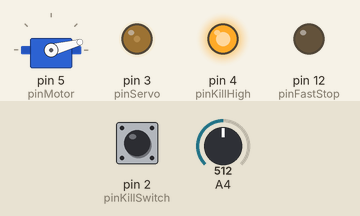
The sketch below on a simulated Arduino Uno, built with avr-gcc and run on an emulated ATmega328P. Parts: servo, output pins drawn as LEDs (lit = HIGH). Wiring (inferred from the names in the program): servo: signal pin 5. The test bench sets the inputs (shaded band); at power-on: pin 2 (pinKillSwitch) HIGH, A4 = 512. Servo pulses on a pin are drawn as a servo (544–2400 µs = 0–180°); pins used as bus, display or sensor lines are not drawn; what the sketch prints to the serial monitor is not drawn.

Above: at 1.2 s.
1.3 s: pin 2 (pinKillSwitch) pulled LOW for 0.15 s
At 1.9 s:
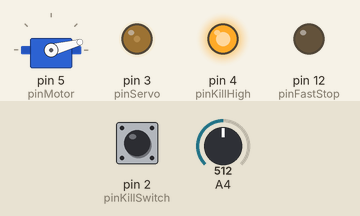
4.3 s: A4 set to 629
7.3 s: A4 set to 661
8.8 s: A4 set to 511
11.8 s: pin 2 (pinKillSwitch) pulled LOW for 1 s
At 14.0 s:
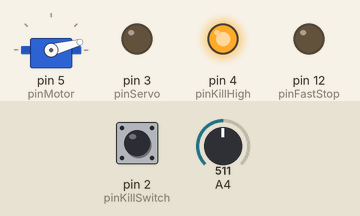
15.8 s: A4 set to 1010
At 18.8 s:
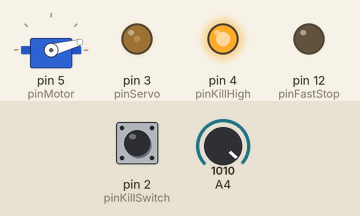
Timing chart, 0 to 19.8 s (numbered marks = the images above; inputs shaded):
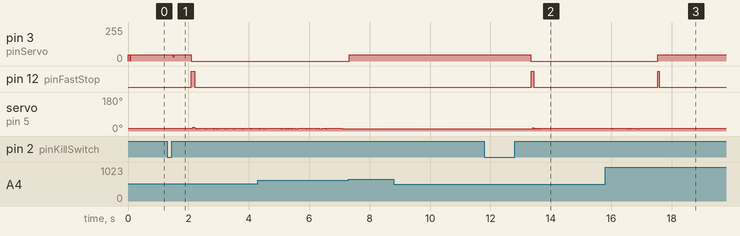

Measured:
- after the input at 1.3 s, pin 3 (pinServo): 46/255 → 0/255 after 0.79 s; pin 12 (pinFastStop): LOW → HIGH after 0.79 s, → LOW 0.11 s later
- after the input at 8.8 s, every drawn part: stays the same
- after the input at 11.8 s, pin 3 (pinServo): 46/255 → 0/255 after 1.5 s; pin 12 (pinFastStop): LOW → HIGH after 1.5 s, → LOW 0.09 s later; servo on pin 5 (pinMotor): 13° → 15° after 1.6 s
- after the input at 15.8 s, pin 3 (pinServo): 0/255 → 46/255 after 1.7 s instead of 2.1 s; pin 12 (pinFastStop): LOW → HIGH after 1.7 s, → LOW 0.05 s later; servo on pin 5 (pinMotor): 15° → 13° after 1.0 s, → 15° 0.07 s later

The sketch:

Arduino_v2.ino
```cpp
//This program powers the brain of our beautiful Natcar.
#include "TimerOne.h"

int linecamValues[128];
int toggle = 0;
byte counter = 0;
int MINEXPOSURE = 300;
int MAXEXPOSURE = 1000;
int exposurecycles = 500 << 1;
int exposuretime = 0;
int SI=0;
int enable = 0;
int cycleflag = 0;
int notKilled = 1;
int lastKillSwitchValue = 1;
long sum = 0;
long avg = 0;

const int pinSI = 10;
const int pinCK = 9;
const int pinAO = 4;
const int pinMotor = 5;
const int pinServo = 3;
const int pinFastStop = 12;
const int pinKillHigh = 4;
const int pinKillSwitch = 2;

/* Control constants */
double Kp = 0.7;
double Kp1 = 0.7;
double Ki = 0.0;
double Ki1 = 0.1;
double Kd = 0.03;
double Kd1 = 0.03;
int killTimeout = 100;
double Scale = 1;
int integrated = 0;
double ServoAmt = 46;
double lastServoOffset = 0;
double MotorSpd = 127;
double lastMotorSpd = 127;
unsigned long lastTime;
int lastLocationDoubled = 0;
int currentLocationDoubled = 0;
int lastDerivative = 0;
int numpossibleLocations = 0;
int possibleLocationsDoubled[65];
int speedMode = 0;


char disp[17]=" .,-:;|=7102348M";


void setup()
{
  //killswitch
  pinMode(pinKillSwitch, INPUT);
  pinMode(pinKillHigh, OUTPUT);
  pinMode(0, OUTPUT);
  digitalWrite(pinKillHigh,HIGH);

  pinMode(pinCK, OUTPUT);
  pinMode(SI, OUTPUT);
  Timer1.initialize(50);        // initialize timer1, and set a 1ms second period for a 2 ms period clockd
  Timer1.attachInterrupt(callback);  // attaches callback() as a timer overflow interrupt
  Serial.begin(115200);

  //servo and motor
  pinMode(pinServo, OUTPUT);
  pinMode(pinMotor, OUTPUT);
  pinMode(pinFastStop, OUTPUT);
  TCCR2B = TCCR2B & 0b11111000 | 0x06; //register values for frequency 122.0703125 on timer connected pin 3
  analogWrite(pinServo,46); //1.5ms pulse width (actually 93.8/2). 2ms is 125/2 and 1ms is 62.5/2
}

//This function runs every 1ms to gather input from the linecam
void callback()
{
  digitalWrite(pinCK, toggle); //clock output
  exposuretime++;
  if (!toggle)
  {
    if (enable & !cycleflag) //get a analog value from the cam
    {
      linecamValues[counter] = analogRead(4);

      sum += linecamValues[counter];
      Serial.print(disp[linecamValues[counter]>>6]);
      //Serial.print(",");
      counter=(counter+1)&127;
    }
    if (SI) //the output to reset the cam for the next frame
    {
      SI = 0;
      digitalWrite(pinSI, 0);
    }
    if (exposuretime >= exposurecycles) //when to end the current exposure and reset the camera
    {
      SI = 1;
      digitalWrite(pinSI, 1);
      enable = 1;
      exposuretime = 0;
      counter = 0;
      sum = 0;
    }
  }
  if (!enable && toggle) //adjust exposure time at the end of a frame capture
  {
    if (sum > 80000 && exposurecycles > MINEXPOSURE)
    {
      exposurecycles-=10;
    }
    if (sum < 52000 && exposurecycles < MAXEXPOSURE)
    {
      exposurecycles+=10;
    }

    cycleflag = 1; //allow loop() to use the camera data

  }
  toggle = (toggle^1) & enable;
  enable = counter || SI;
}

//Put everything together!
void loop()
{
  int killSwitchValue = digitalRead(2); //stop the car if the switch is flipped
  if (!killSwitchValue)
    notKilled = 0;
  delay(10);
  //Serial.print(enable);
  //Serial.println(cycleflag);
  if (!enable && cycleflag && notKilled)
  {
    cycleflag = 0;

    //compute possible positions of the line
    avg = (sum>>7)+(sum>>8)+(sum>>9)+(sum>>10); //threshold for line detection
    numpossibleLocations = 0;
    if (linecamValues[0] > avg)
    {
      possibleLocationsDoubled[1] = 0;
      numpossibleLocations = 1;
    }
    int i = 1;
    int k = 0;
    while (i<128)
    {
      if (linecamValues[i] > avg)
      {
        if (linecamValues[k] > avg)
        {
          possibleLocationsDoubled[numpossibleLocations]++;
        }
        else
        {
          numpossibleLocations++;
          possibleLocationsDoubled[numpossibleLocations] = i<<1;
        }
      }
      k = i;
      i++;
    }
    if (numpossibleLocations==0 || ((currentLocationDoubled - lastLocationDoubled) > 70 && abs(lastDerivative)/128*14 > 200)) //if the line deviates too much or the line cant be detected
    {
      analogWrite(pinMotor,50);
      if (notKilled < killTimeout-1)
      {
        speedMode = 0;
        if (currentLocationDoubled > 127)
        {
          currentLocationDoubled = 255;
        } else {
          currentLocationDoubled = 0;
        }
      }
      if (notKilled>0)
      {
        notKilled--;
      } else
      {
        notKilled = 0;
      }
    } else {
      notKilled += killTimeout/10;
    }
    int diff = 256;
    int newDiff;
    int possibleLocationDoubled;
    while (numpossibleLocations>0) //if there are multiple lines (bright areas) detected, choose the line closest to the position of the previous line
    {
      possibleLocationDoubled = possibleLocationsDoubled[numpossibleLocations];
      newDiff = abs(possibleLocationDoubled-lastLocationDoubled);
      if (newDiff<diff)
      {
        diff = newDiff;
        currentLocationDoubled = possibleLocationDoubled;
      }
      numpossibleLocations--;
    }


    //do pid, add servo angle
    int centeredCurrentLocation = currentLocationDoubled - 127;
    int centeredLastLocation = lastLocationDoubled - 127;
    unsigned long currentTime = micros();
    int timeDiff = currentTime - lastTime;
    lastTime = currentTime;
    double derivative = (centeredLastLocation-centeredCurrentLocation)*(1000000.)/timeDiff;
    double derivativeFactor;

    integrated = integrated*0.99 + centeredLastLocation*(timeDiff/1000000.);
    if (integrated > 6272)
    {
      integrated = 6272;
    } else if (integrated < -6272)
    {
      integrated = -6272;
    }

    double ServoOffset;

    switch (speedMode) //switch speeds for straights vs curves
    {
      case 0:
      MotorSpd = 80;
      ServoOffset = Scale*(Kp*centeredCurrentLocation/128*14 + Kd*derivative/128*14 + Ki*integrated/128/99*14);
      break;
      case 1:
      MotorSpd = 140;
      ServoOffset = Scale*(Kp1*centeredCurrentLocation/128*14 + Kd1*derivative/128*14 + Ki1*integrated/128/99*14);
      break;
    }

    ServoAmt = 46+ServoOffset; //46 is the center position


    if (ServoAmt>60)
    {
      ServoAmt = 60;
    } else if (ServoAmt<32)
    {
      ServoAmt = 32;
    }

    if (abs(ServoOffset) < 8 && lastServoOffset < 8 && abs(derivative/128*14)<25)
    {
      speedMode = 1;
    } else {
      speedMode = 0;
    }

    if (notKilled < killTimeout)
    {
      MotorSpd = 0;
      ServoAmt = 0;
    }

    Serial.println(round(MotorSpd));
    //calc desired speed
    //set servo and motor
    analogWrite(pinServo,round(ServoAmt));
    //digitalWrite(11,HIGH);
    analogWrite(pinMotor,round(MotorSpd));
    if ((MotorSpd - lastMotorSpd)>100 ||
    (MotorSpd > 100 && (lastServoOffset<=11 && abs(ServoOffset)>11 || abs(derivative/128*14) > 100)) ||
    notKilled == killTimeout-1 || notKilled == killTimeout-2)
    {
      digitalWrite(pinFastStop,HIGH);
    } else {
      digitalWrite(pinFastStop,LOW);
    }

    lastServoOffset = abs(ServoOffset);
    lastDerivative = derivative;
    lastLocationDoubled = currentLocationDoubled;
  } else if (!notKilled)
  {
    if (killSwitchValue && !lastKillSwitchValue)
    {
      notKilled = killTimeout;
    }
    analogWrite(pinMotor,0);
    analogWrite(pinServo,46);
  }
  lastKillSwitchValue = killSwitchValue;
  lastMotorSpd = MotorSpd;
}
```
